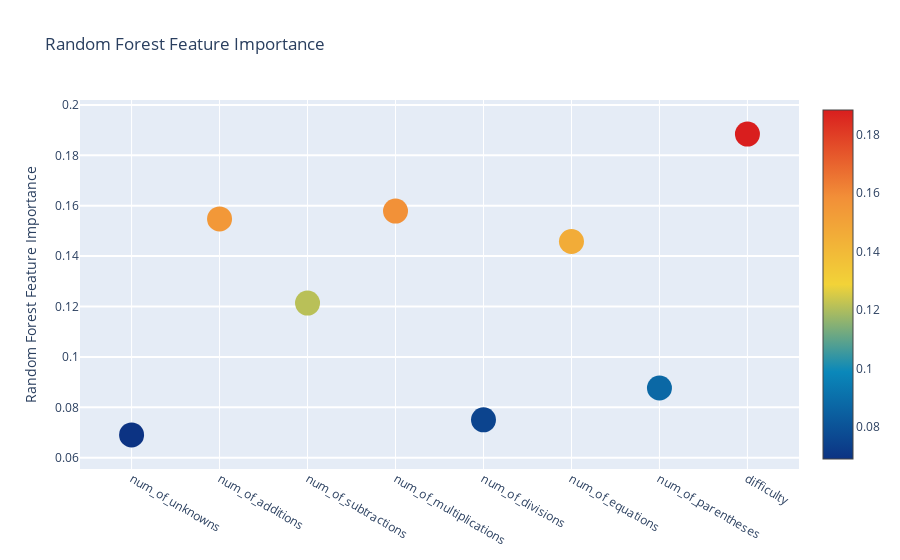
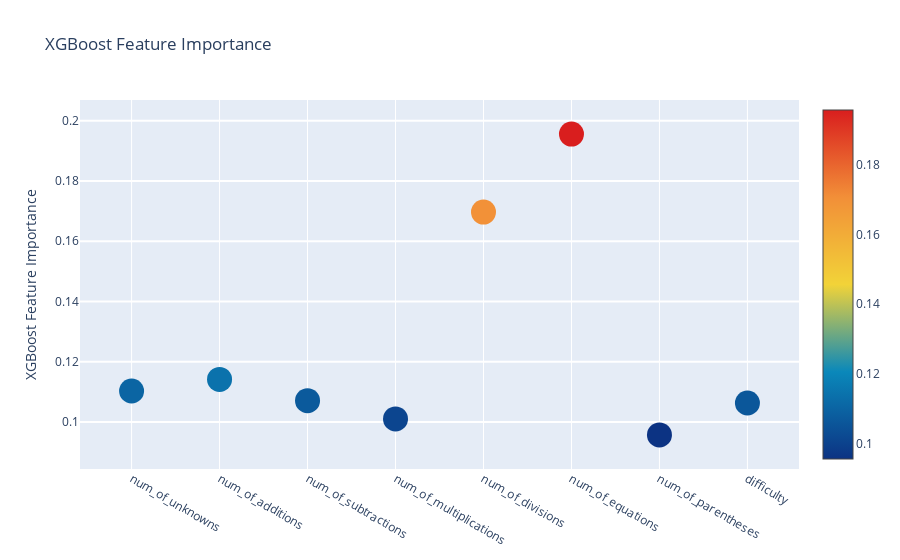
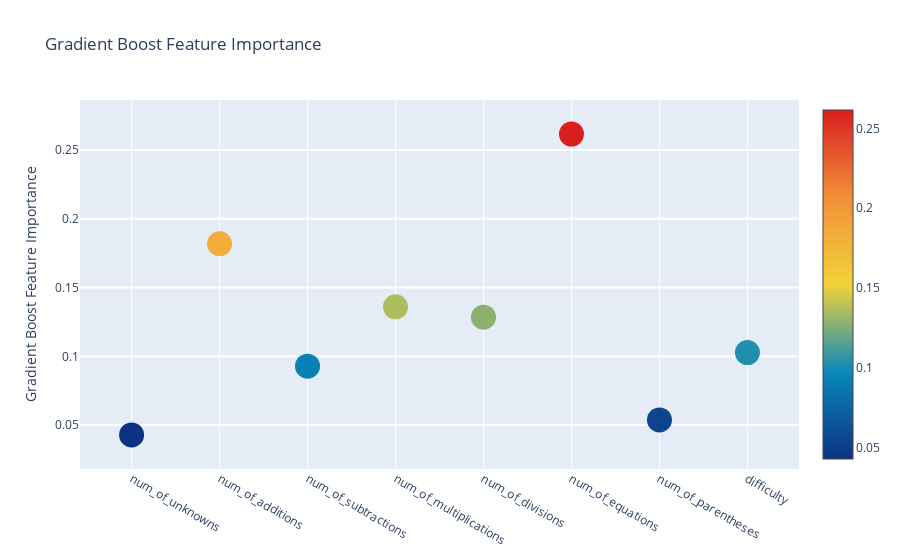

Notebook source saved alongside these figures, in order:
### Code cell
show_feature_importance(random_forest, "Random Forest")
show_feature_importance(xgboost, "XGBoost")
show_feature_importance(gradient_boost, "Gradient Boost")

### Figure 1 — Plotly figure (JSON) as saved in the notebook; plotly's stock layout.template omitted (floating-point values rounded to 4 significant figures)
{"data": [{"marker": {"color": [0.06904, 0.1548, 0.1214, 0.1579, 0.07503, 0.1458, 0.08766, 0.1884], "colorscale": [[0, "rgb(12,51,131)"], [0.25, "rgb(10,136,186)"], [0.5, "rgb(242,211,56)"], [0.75, "rgb(242,143,56)"], [1, "rgb(217,30,30)"]], "showscale": true, "size": 25, "sizemode": "diameter", "sizeref": 1}, "mode": "markers", "text": ["num_of_unknowns", "num_of_additions", "num_of_subtractions", "num_of_multiplications", "num_of_divisions", "num_of_equations", "num_of_parentheses", "difficulty"], "type": "scatter", "x": ["num_of_unknowns", "num_of_additions", "num_of_subtractions", "num_of_multiplications", "num_of_divisions", "num_of_equations", "num_of_parentheses", "difficulty"], "y": [0.06904, 0.1548, 0.1214, 0.1579, 0.07503, 0.1458, 0.08766, 0.1884]}], "layout": {"autosize": true, "hovermode": "closest", "showlegend": false, "title": {"text": "Random Forest Feature Importance"}, "yaxis": {"gridwidth": 2, "ticklen": 5, "title": {"text": "Random Forest Feature Importance"}}}}

### Figure 2 — Plotly figure (JSON) as saved in the notebook; plotly's stock layout.template omitted (floating-point values rounded to 4 significant figures)
{"data": [{"marker": {"color": [0.1103, 0.1142, 0.1071, 0.1011, 0.1697, 0.1956, 0.09575, 0.1063], "colorscale": [[0, "rgb(12,51,131)"], [0.25, "rgb(10,136,186)"], [0.5, "rgb(242,211,56)"], [0.75, "rgb(242,143,56)"], [1, "rgb(217,30,30)"]], "showscale": true, "size": 25, "sizemode": "diameter", "sizeref": 1}, "mode": "markers", "text": ["num_of_unknowns", "num_of_additions", "num_of_subtractions", "num_of_multiplications", "num_of_divisions", "num_of_equations", "num_of_parentheses", "difficulty"], "type": "scatter", "x": ["num_of_unknowns", "num_of_additions", "num_of_subtractions", "num_of_multiplications", "num_of_divisions", "num_of_equations", "num_of_parentheses", "difficulty"], "y": [0.1103, 0.1142, 0.1071, 0.1011, 0.1697, 0.1956, 0.09575, 0.1063]}], "layout": {"autosize": true, "hovermode": "closest", "showlegend": false, "title": {"text": "XGBoost Feature Importance"}, "yaxis": {"gridwidth": 2, "ticklen": 5, "title": {"text": "XGBoost Feature Importance"}}}}

### Figure 3 — Plotly figure (JSON) as saved in the notebook; plotly's stock layout.template omitted (floating-point values rounded to 4 significant figures)
{"data": [{"marker": {"color": [0.04288, 0.1818, 0.09282, 0.136, 0.1285, 0.2615, 0.05377, 0.1028], "colorscale": [[0, "rgb(12,51,131)"], [0.25, "rgb(10,136,186)"], [0.5, "rgb(242,211,56)"], [0.75, "rgb(242,143,56)"], [1, "rgb(217,30,30)"]], "showscale": true, "size": 25, "sizemode": "diameter", "sizeref": 1}, "mode": "markers", "text": ["num_of_unknowns", "num_of_additions", "num_of_subtractions", "num_of_multiplications", "num_of_divisions", "num_of_equations", "num_of_parentheses", "difficulty"], "type": "scatter", "x": ["num_of_unknowns", "num_of_additions", "num_of_subtractions", "num_of_multiplications", "num_of_divisions", "num_of_equations", "num_of_parentheses", "difficulty"], "y": [0.04288, 0.1818, 0.09282, 0.136, 0.1285, 0.2615, 0.05377, 0.1028]}], "layout": {"autosize": true, "hovermode": "closest", "showlegend": false, "title": {"text": "Gradient Boost Feature Importance"}, "yaxis": {"gridwidth": 2, "ticklen": 5, "title": {"text": "Gradient Boost Feature Importance"}}}}
